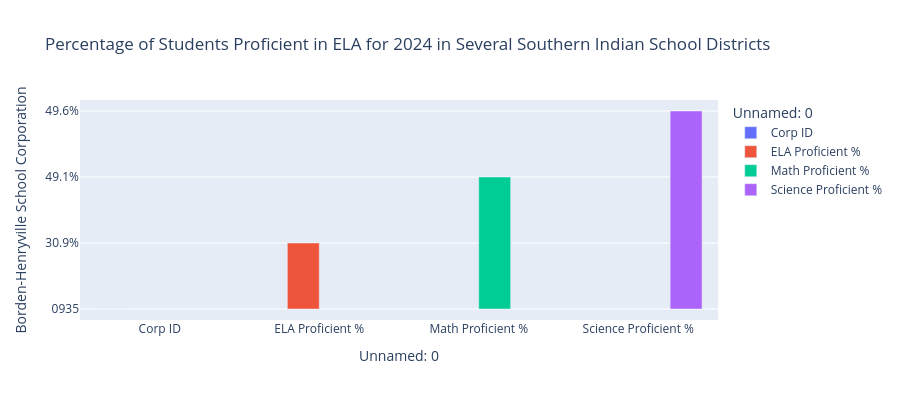

Notebook code cell kept with this figure:
### Code cell
# Create a bar graph to display average ppsf
t_ilearnG3_fig = px.bar(t_ilearnG3, x='Unnamed: 0', y='Borden-Henryville School Corporation', color='Unnamed: 0', barmode='group',
             title='Percentage of Students Proficient in ELA for 2024 in Several Southern Indian School Districts',
             labels={'Corp Name': 'School Distric', 'ELA Proficient %': 'Students Showing Proficiency (%)'},
             height=400)
t_ilearnG3_fig

### Figure 1 — Plotly figure (JSON) as saved in the notebook; plotly's stock layout.template omitted (floating-point values rounded to 4 significant figures)
{"data": [{"alignmentgroup": "True", "hovertemplate": "Unnamed: 0=%{x}<br>Borden-Henryville School Corporation=%{y}<extra></extra>", "legendgroup": "Corp ID", "marker": {"color": "#636efa", "pattern": {"shape": ""}}, "name": "Corp ID", "offsetgroup": "Corp ID", "orientation": "v", "showlegend": true, "textposition": "auto", "type": "bar", "x": ["Corp ID"], "xaxis": "x", "y": ["0935"], "yaxis": "y"}, {"alignmentgroup": "True", "hovertemplate": "Unnamed: 0=%{x}<br>Borden-Henryville School Corporation=%{y}<extra></extra>", "legendgroup": "ELA Proficient %", "marker": {"color": "#EF553B", "pattern": {"shape": ""}}, "name": "ELA Proficient %", "offsetgroup": "ELA Proficient %", "orientation": "v", "showlegend": true, "textposition": "auto", "type": "bar", "x": ["ELA Proficient %"], "xaxis": "x", "y": ["30.9%"], "yaxis": "y"}, {"alignmentgroup": "True", "hovertemplate": "Unnamed: 0=%{x}<br>Borden-Henryville School Corporation=%{y}<extra></extra>", "legendgroup": "Math Proficient %", "marker": {"color": "#00cc96", "pattern": {"shape": ""}}, "name": "Math Proficient %", "offsetgroup": "Math Proficient %", "orientation": "v", "showlegend": true, "textposition": "auto", "type": "bar", "x": ["Math Proficient %"], "xaxis": "x", "y": ["49.1%"], "yaxis": "y"}, {"alignmentgroup": "True", "hovertemplate": "Unnamed: 0=%{x}<br>Borden-Henryville School Corporation=%{y}<extra></extra>", "legendgroup": "Science Proficient %", "marker": {"color": "#ab63fa", "pattern": {"shape": ""}}, "name": "Science Proficient %", "offsetgroup": "Science Proficient %", "orientation": "v", "showlegend": true, "textposition": "auto", "type": "bar", "x": ["Science Proficient %"], "xaxis": "x", "y": ["49.6%"], "yaxis": "y"}], "layout": {"barmode": "group", "height": 400, "legend": {"title": {"text": "Unnamed: 0"}, "tracegroupgap": 0}, "title": {"text": "Percentage of Students Proficient in ELA for 2024 in Several Southern Indian School Districts"}, "xaxis": {"anchor": "y", "categoryarray": ["Corp ID", "ELA Proficient %", "Math Proficient %", "Science Proficient %"], "categoryorder": "array", "domain": [0, 1], "title": {"text": "Unnamed: 0"}}, "yaxis": {"anchor": "x", "domain": [0, 1], "title": {"text": "Borden-Henryville School Corporation"}}}}
